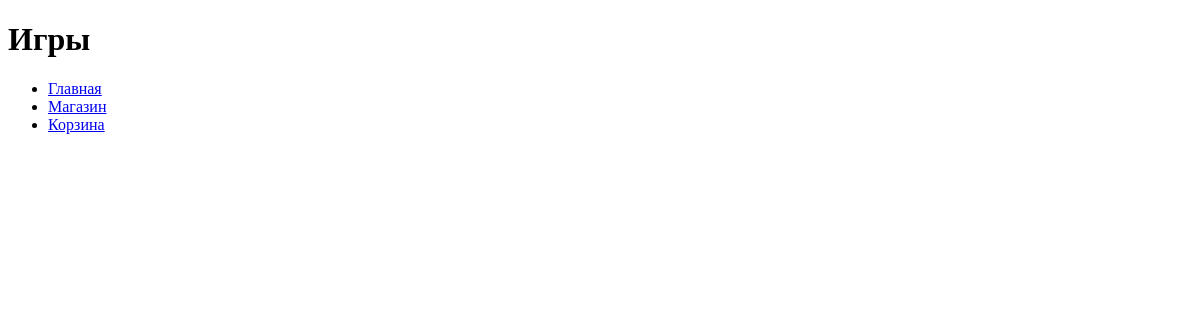
The app's page /platform/games/, older data.
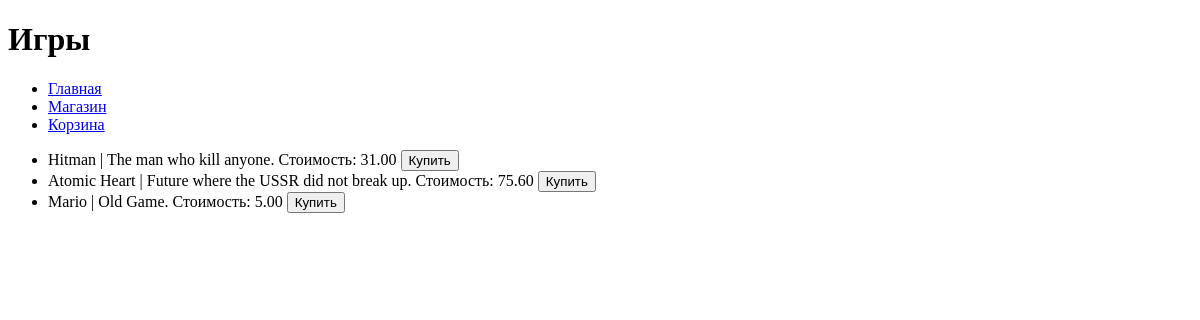
The same page, newer data.
### task1/models.py (models this page shows, shortened)
class Game(models.Model):
    title = models.CharField(max_length=200)
    cost = models.DecimalField(max_digits=10, decimal_places=2)
    size = models.DecimalField(max_digits=5, decimal_places=2)
    description = models.TextField(blank=True)
    age_limited = models.BooleanField(default=False)
    buyer = models.ManyToManyField(Buyer)

### task1/views.py (the view)
# urls.py: path('platform/games/', catalog_page_index),
def catalog_page_index(request):
    title = 'games'
    pagename = 'Игры'
    games_list = Game.objects.all()
    button_text = 'Купить'
    platform_page_link_text = 'Главная'
    catalog_page_link_text = 'Магазин'
    cart_page_link_text = 'Корзина'
    context = {
        'title': title,
        'pagename': pagename,
        'games_list': games_list,
        'button_text': button_text,
        'platform_page_link_text': platform_page_link_text,
        'catalog_page_link_text': catalog_page_link_text,
        'cart_page_link_text': cart_page_link_text
    }
    return render(request, './fourth_task/games.html', context)

### templates/fourth_task/games.html (shortened to what this page needs)
{% extends "./menu.html" %}
{% block header %}
    <h1>{{ pagename }}</h1>
{% endblock header %}
{% block navigation %}
    <ul>
        <li><a href="/platform">{{ platform_page_link_text }}</a></li>
        <li><a href="/platform/games">{{ catalog_page_link_text }}</a></li>
        <li><a href="/platform/cart">{{ cart_page_link_text }}</a></li>
    </ul>
{% endblock navigation %}
{% block content %}
    <ul>
        {% for i in games_list %}
            <li>{{ i.title }} | {{ i.description }}. Стоимость: {{ i.cost }} <button>{{ button_text }}</button></li>
        {% endfor %}
    </ul>
{% endblock content %}

### templates/fourth_task/menu.html (shortened to what this page needs)
{% load static %}
<!DOCTYPE html>
<html lang="en">
<head>
</head>
<body>
    <header>
        {% block header %}{% endblock %}
    </header>
    <nav>
        {% block navigation %}{% endblock %}
    </nav>
    <main>
        {% block content %}{% endblock %}
    </main>
</body>
</html>

Row changes from the older to the newer data that the page shows:
added Game: title "Hitman", description "The man who kill anyone", cost "31.00", button_text "Купить"
added Game: title "Atomic Heart", description "Future where the USSR did not break up", cost "75.60", button_text "Купить"
added Game: title "Mario", description "Old Game", cost "5.00", button_text "Купить"
